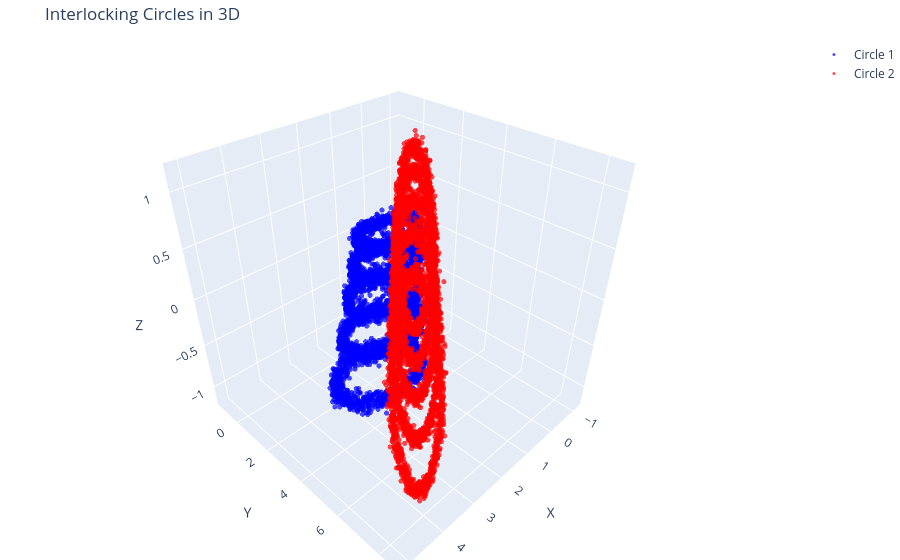

Here is the notebook cell this chart was saved with:
### Code cell
X, y = make_interlocking_chain(n_samples=10000, noise=0.05, random_state=42, len_chain=10)

# Create interactive 3D scatter plot
fig = go.Figure()

# Plot first circle (label = 0)
fig.add_trace(go.Scatter3d(
    x=X[y == 0, 0], 
    y=X[y == 0, 1], 
    z=X[y == 0, 2],
    mode='markers',
    marker=dict(size=3, color='blue', opacity=0.7),
    name="Circle 1"
))

# Plot second circle (label = 1)
fig.add_trace(go.Scatter3d(
    x=X[y == 1, 0], 
    y=X[y == 1, 1], 
    z=X[y == 1, 2],
    mode='markers',
    marker=dict(size=3, color='red', opacity=0.7),
    name="Circle 2"
))

fig.update_layout(
    title="Interlocking Circles in 3D",
    scene=dict(
        xaxis_title="X",
        yaxis_title="Y",
        zaxis_title="Z"
    ),
    margin=dict(l=0, r=0, b=0, t=40)
)

fig.show()

### Figure 1 — Plotly figure (JSON) as saved in the notebook; plotly's stock layout.template omitted (floating-point values rounded to 4 significant figures; data arrays with more than 128 entries replaced by an {"elided": "..."} marker saying what was removed)
{"data": [{"marker": {"color": "blue", "opacity": 0.7, "size": 3}, "mode": "markers", "name": "Circle 1", "type": "scatter3d", "x": {"elided": "5000 float values"}, "y": {"elided": "5000 float values"}, "z": {"elided": "5000 float values"}}, {"marker": {"color": "red", "opacity": 0.7, "size": 3}, "mode": "markers", "name": "Circle 2", "type": "scatter3d", "x": {"elided": "5000 float values"}, "y": {"elided": "5000 float values"}, "z": {"elided": "5000 float values"}}], "layout": {"margin": {"b": 0, "l": 0, "r": 0, "t": 40}, "scene": {"xaxis": {"title": {"text": "X"}}, "yaxis": {"title": {"text": "Y"}}, "zaxis": {"title": {"text": "Z"}}}, "title": {"text": "Interlocking Circles in 3D"}}}
